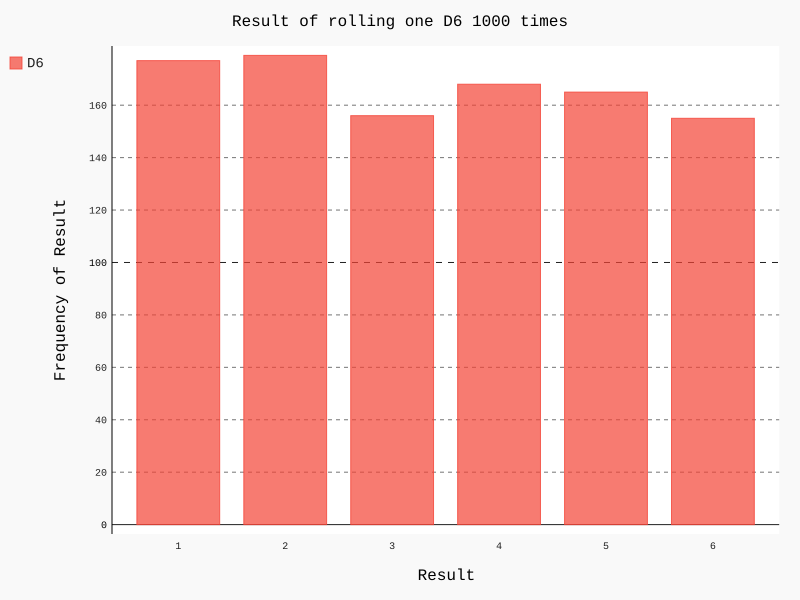

This chart was generated by the following Python code:
from die import Die
import pygal

die = Die()

results = []
for roll_number in range(1000):
    result = die.roll()
    results.append(result)
    
frequencies = []
for value in range(1, die.number_sides+1):
    frequency = results.count(value)
    frequencies.append(frequency)
    
hist = pygal.Bar()

hist.title = "Result of rolling one D6 1000 times"
hist.x_labels = ['1', '2', '3', '4', '5', '6']
hist.x_title = "Result"
hist.y_title = "Frequency of Result"

hist.add('D6', frequencies)
hist.render_to_file('die_visual.svg')
